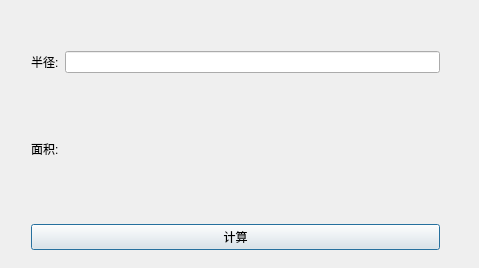
<?xml version="1.0" encoding="UTF-8"?>
<ui version="4.0">
 <class>Dialog</class>
 <widget class="QDialog" name="Dialog">
  <property name="geometry">
   <rect>
    <x>0</x>
    <y>0</y>
    <width>479</width>
    <height>268</height>
   </rect>
  </property>
  <property name="windowTitle">
   <string>Dialog</string>
  </property>
  <widget class="QWidget" name="">
   <property name="geometry">
    <rect>
     <x>20</x>
     <y>40</y>
     <width>431</width>
     <height>221</height>
    </rect>
   </property>
   <layout class="QVBoxLayout" name="verticalLayout_2">
    <item>
     <layout class="QVBoxLayout" name="verticalLayout">
      <item>
       <layout class="QHBoxLayout" name="horizontalLayout">
        <item>
         <widget class="QLabel" name="radiusLabel">
          <property name="text">
           <string>半径:</string>
          </property>
         </widget>
        </item>
        <item>
         <widget class="QLineEdit" name="inputRadiusLineEdit">
          <property name="text">
           <string/>
          </property>
         </widget>
        </item>
       </layout>
      </item>
      <item>
       <layout class="QHBoxLayout" name="horizontalLayout_2">
        <item>
         <widget class="QLabel" name="label_2">
          <property name="text">
           <string>面积:</string>
          </property>
         </widget>
        </item>
        <item>
         <widget class="QLabel" name="areaLabel">
          <property name="text">
           <string/>
          </property>
         </widget>
        </item>
       </layout>
      </item>
     </layout>
    </item>
    <item>
     <widget class="QPushButton" name="countBtn">
      <property name="text">
       <string>计算</string>
      </property>
     </widget>
    </item>
   </layout>
  </widget>
 </widget>
 <layoutdefault spacing="6" margin="11"/>
 <resources/>
 <connections/>
</ui>
